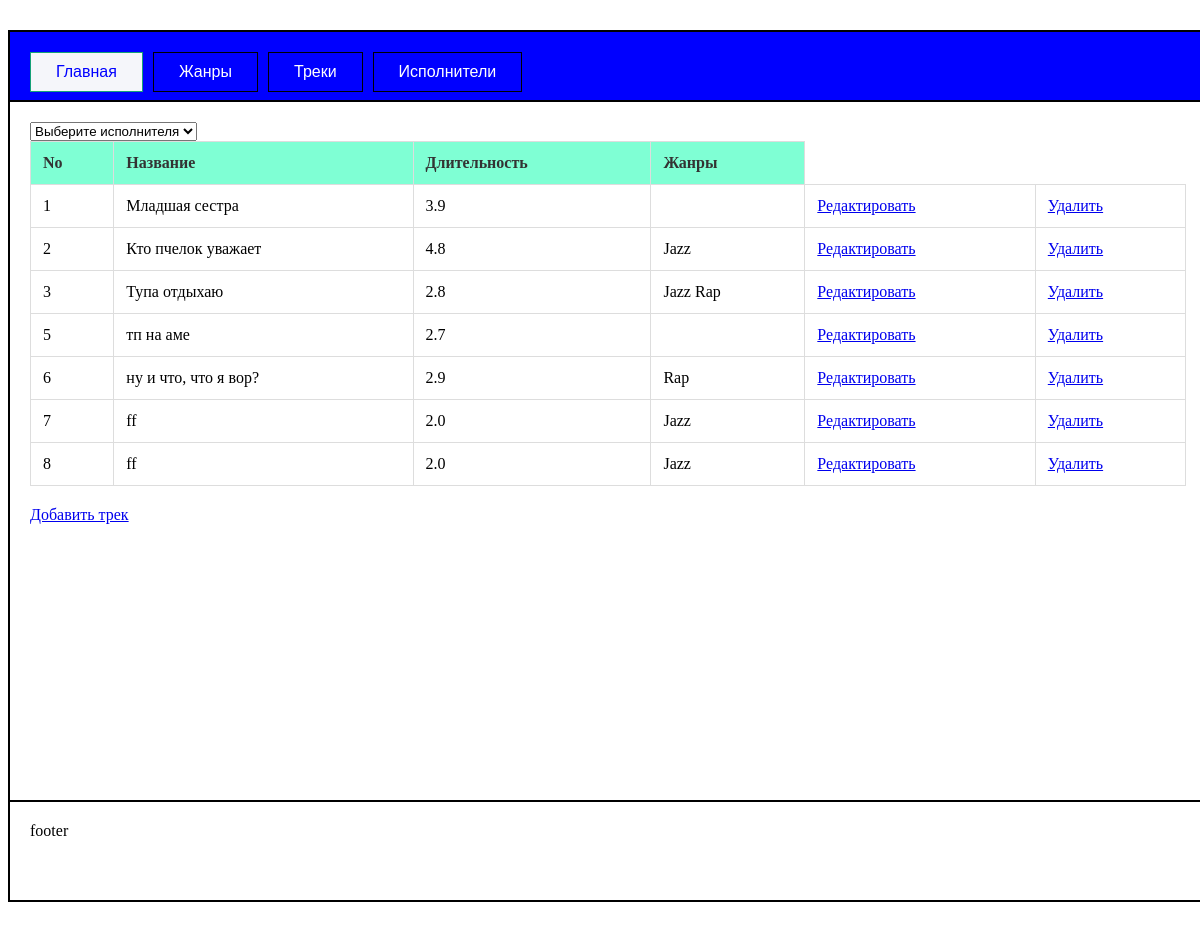
/track, run on an earlier commit of the app's database.
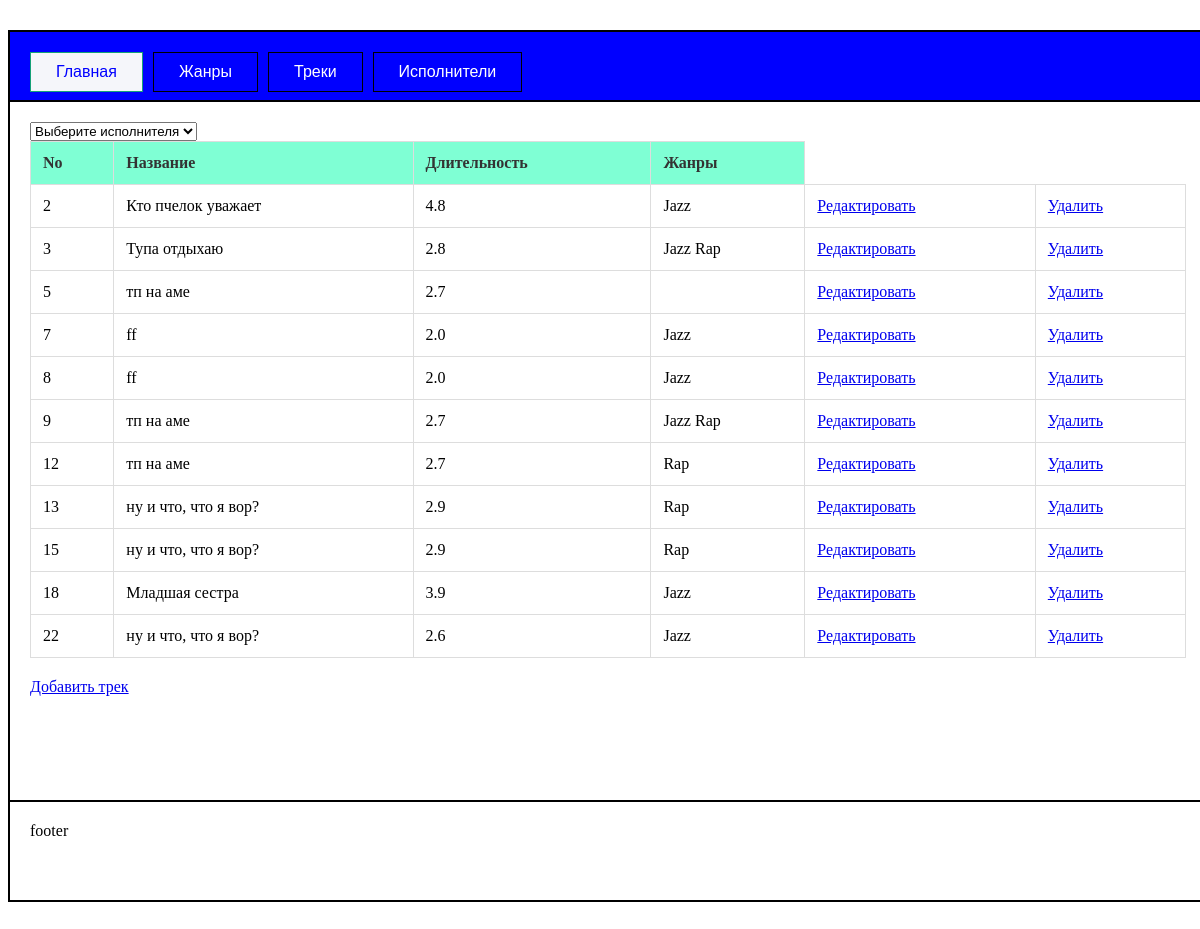
And on a later commit of the database.
### main/models.py (models this page shows, shortened)
class Track(models.Model):
    name = models.CharField(max_length=500)
    duretion = models.FloatField()
    genre = models.ManyToManyField(Genre)
    artist = models.ForeignKey('Artist', on_delete=models.CASCADE, null=True, blank=True)

class Genre(models.Model):
    name_ru = models.CharField(max_length=200)
    name_en = models.CharField(max_length=200)
    description = models.CharField(max_length=400)

### main/views.py (the view)
# urls.py: path('track',views.track),
def track (request):
    tracks = Track.objects.all()
    artists = Artist.objects.all()
    artist = None
    if request.method == "POST":
        id_artist = request.POST.get('artist')
        artist = Artist.objects.get(id=id_artist)
        tracks = Track.objects.filter(artist=artist)
    return render(request, 'track.html', {'tracks': tracks, 'artists':artists, 'current_artist': artist, 'page': 'tracks'})

### main/templates/track.html (shortened to what this page needs)
{% extends "base.html" %}
{% block content %}
<form method="post">
    <select name="artist" onchange="this.form.submit()">
        <option value="" {% if not current_artist %}selected{% endif %}>Выберите исполнителя</option>
    </select>
</form>
    <table>
    <thead>
        <tr>
            <th>No</th>
            <th>Название</th>
            <th>Длительность</th>
            <th>Жанры</th>
        </tr>
    </thead>
    <tbody>
        {% for t in tracks %}
        <tr>
            <td>{{t.id}}</td>
            <td>{{t.name}}</td>
            <td>{{t.duretion}}</td>
            <td>{% for g in t.genre.all %}
                    {{g.name_en}}
                    {% endfor %}</td>
            <td><a href="/edit_track/{{t.id}}">Редактировать</a></td>
            <td><a href="/deletetrack/{{t.id}}">Удалить</a></td>
        </tr>
        {% endfor %}
    </tbody>
</table>
<a href="/add_track">Добавить трек</a>
{% endblock content %}

### main/templates/base.html (shortened to what this page needs)
<!DOCTYPE html>
{% load static %}
<html>
	<head>
		<link rel="stylesheet" href="{% static "style.css" %}" />
	</head>
	<body>
    <div id="wrapper">
        <div id="header">
			<div id="menu">
                <a href="/" class="active">Главная</a>
                <a href="/genres" >Жанры</a>
				<a href="/track" >Треки</a>
                <a href="/artists" >Исполнители</a>
            </div>
        </div>
        <div id="container">
            <div id="content">
                {% block content %} content {%endblock content %}
            </div>
        </div>
        <div id="footer">
            footer
        </div>
    </div>
</body>
</html>

### main/static/style.css (style rules this page uses)
#menu { display: flex; }
#menu a { box-sizing: border-box; margin-right: 10px; padding: 10px 25px; font: 16px Arial; text-decoration: none; color: white; border: 1px solid #000000; background-color: blue; }
#menu a:hover, #menu a.active { color: blue; border: 1px solid #16A177; background-color: #F5F6FA; }
* { box-sizing: border-box; }
#wrapper { width: 1200px; margin: 30px auto; border: 1px solid black; }
#header { height: 70px; padding: 20px; border: 1px solid rgb(0, 0, 0); background-color: blue ; }
#container { display: flex; }
#content { width: 100%; height: 700px; padding: 20px; border: 1px solid black; order:2; }
#footer { height: 100px; padding: 20px; border: 1px solid black; }
table { width: 100%; border-collapse: collapse; margin-bottom: 20px; }
table th, table td { border: 1px solid #ddd; padding: 12px; text-align: left; }
table th { background-color: aquamarine; color: #333; }

What changed in the data, as far as the page shows it:
removed Track: id "1", name "Младшая сестра", duretion "3.9"
removed Track: id "6", name "ну и что, что я вор?", duretion "2.9", Genre (name_en "Rap")
added Track: id "9", name "тп на аме", duretion "2.7", Genre (name_en "Jazz"), Genre (name_en "Rap")
added Track: id "12", name "тп на аме", duretion "2.7", Genre (name_en "Rap")
added Track: id "13", name "ну и что, что я вор?", duretion "2.9", Genre (name_en "Rap")
added Track: id "15", name "ну и что, что я вор?", duretion "2.9", Genre (name_en "Rap")
added Track: id "18", name "Младшая сестра", duretion "3.9", Genre (name_en "Jazz")
added Track: id "22", name "ну и что, что я вор?", duretion "2.6", Genre (name_en "Jazz")
